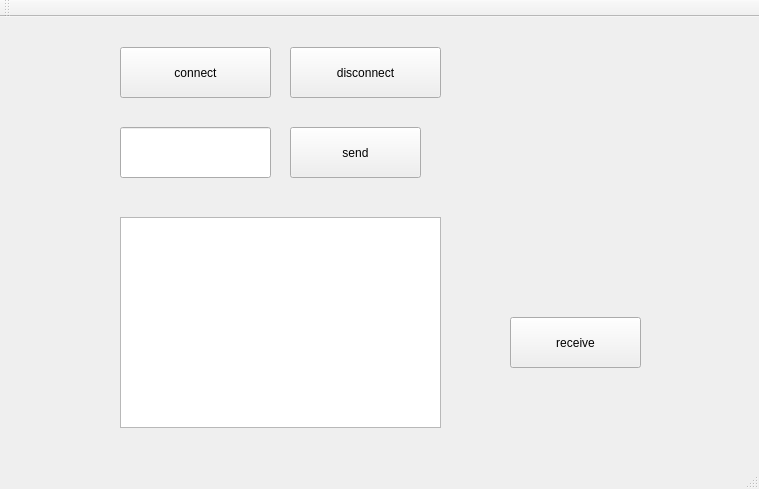
<?xml version="1.0" encoding="UTF-8"?>
<ui version="4.0">
 <class>MainWindow</class>
 <widget class="QMainWindow" name="MainWindow">
  <property name="geometry">
   <rect>
    <x>0</x>
    <y>0</y>
    <width>759</width>
    <height>489</height>
   </rect>
  </property>
  <property name="windowTitle">
   <string>MainWindow</string>
  </property>
  <widget class="QWidget" name="centralWidget">
   <widget class="QPushButton" name="Pb_Connect">
    <property name="geometry">
     <rect>
      <x>120</x>
      <y>30</y>
      <width>151</width>
      <height>51</height>
     </rect>
    </property>
    <property name="text">
     <string>connect</string>
    </property>
   </widget>
   <widget class="QPushButton" name="Pb_Close">
    <property name="geometry">
     <rect>
      <x>290</x>
      <y>30</y>
      <width>151</width>
      <height>51</height>
     </rect>
    </property>
    <property name="text">
     <string>disconnect</string>
    </property>
   </widget>
   <widget class="QPushButton" name="Pb_Write">
    <property name="geometry">
     <rect>
      <x>290</x>
      <y>110</y>
      <width>131</width>
      <height>51</height>
     </rect>
    </property>
    <property name="text">
     <string>send</string>
    </property>
   </widget>
   <widget class="QPushButton" name="Pb_Read">
    <property name="geometry">
     <rect>
      <x>510</x>
      <y>300</y>
      <width>131</width>
      <height>51</height>
     </rect>
    </property>
    <property name="text">
     <string>receive</string>
    </property>
   </widget>
   <widget class="QLineEdit" name="lineEdit">
    <property name="geometry">
     <rect>
      <x>120</x>
      <y>110</y>
      <width>151</width>
      <height>51</height>
     </rect>
    </property>
   </widget>
   <widget class="QTextEdit" name="textEdit">
    <property name="geometry">
     <rect>
      <x>120</x>
      <y>200</y>
      <width>321</width>
      <height>211</height>
     </rect>
    </property>
   </widget>
  </widget>
  <widget class="QMenuBar" name="menuBar">
   <property name="geometry">
    <rect>
     <x>0</x>
     <y>0</y>
     <width>759</width>
     <height>23</height>
    </rect>
   </property>
  </widget>
  <widget class="QToolBar" name="mainToolBar">
   <attribute name="toolBarArea">
    <enum>TopToolBarArea</enum>
   </attribute>
   <attribute name="toolBarBreak">
    <bool>false</bool>
   </attribute>
  </widget>
  <widget class="QStatusBar" name="statusBar"/>
 </widget>
 <layoutdefault spacing="6" margin="11"/>
 <resources/>
 <connections/>
</ui>
